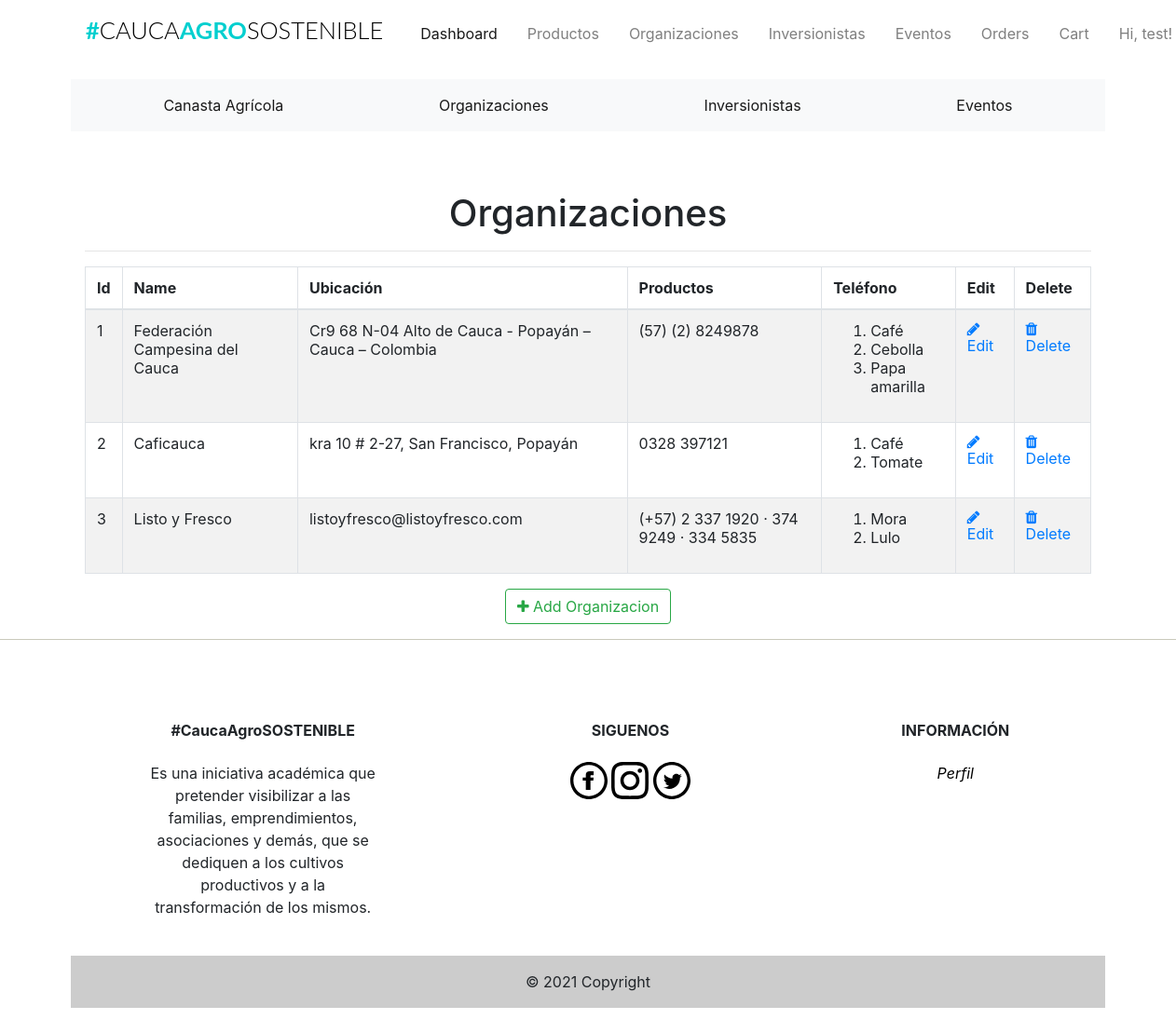
The page /admin/organizaciones (signed in) on the database its author committed.
### app/models.py (models this page shows, shortened)
class Users(UserMixin, db.Model):
    __tablename__ = "users"
    id = db.Column(db.Integer, primary_key=True)
    firstname = db.Column(db.String(24), index=True)
    lastname = db.Column(db.String(24), index=True)
    email = db.Column(db.String(50), index=True, unique=True)
    password_hash = db.Column(db.String)
    phonenumber = db.Column(db.String(18), index=True, unique=True)
    is_admin = db.Column(db.Boolean, default=False)
    order = db.relationship('Orders', backref='user')
    kart = db.relationship('Kart', uselist=False, backref='user')
    shipping_info = db.relationship('Shipping', backref='user', lazy='dynamic')

class Organizaciones(db.Model):
    __tablename__ = 'organizaciones'
    id = db.Column(db.Integer, primary_key=True)
    organizacion_name = db.Column(db.String(20), index=True)
    organizacion_image = db.Column(db.String(120))
    organizacion_location = db.Column(db.String(120))
    organizacion_phone = db.Column(db.String(15))
    product = db.relationship('Products', backref='organizacion')

class Products(db.Model):
    __tablename__ = 'products'
    id = db.Column(db.Integer, primary_key=True)
    product_name = db.Column(db.String(100), index=True)
    product_price = db.Column(db.Integer, index=True)
    product_image = db.Column(db.String(120))
    product_description = db.Column(db.String(200))
    product_stock = db.Column(db.Integer)
    promotion_value = db.Column(db.Integer, index=True)
    organizacion_id = db.Column(db.Integer, db.ForeignKey('organizaciones.id'))

### app/admin/routes.py (the view)
@admin.route('/organizaciones', methods=['GET', 'POST'])
@login_required
def list_organizaciones():
    check_admin()
    organizaciones = Organizaciones.query.all()
    return render_template('admin/organizaciones/organizaciones.html', title="Organizaciones", organizaciones=organizaciones)

### app/admin/routes.py (called while the page is built)
def check_admin():
    if not current_user.is_admin:
        abort(403)

### app/models.py (called while the page is built)
@login_manager.user_loader
def load_user(id):
    return Users.query.get(int(id))

### app/templates/admin/organizaciones/organizaciones.html (shortened to what this page needs)
{% extends "base.html" %}
{% block head %}
<head>
    <link href="//maxcdn.bootstrapcdn.com/font-awesome/4.1.0/css/font-awesome.min.css" rel="stylesheet">
</head>
{%endblock head%}
{% block body %}
<div class="container">
  <div class="outer">
    <div class="middle">
      <div class="inner">
        <br/>
        <br/>
        <h1 style="text-align:center;">Organizaciones</h1>
        {% if organizaciones %}
          <hr class="intro-divider">
            <table class="table table-striped table-bordered">
              <thead>
                <tr>
                  <th> Id </th>
                  <th> Name </th>
                  <th> Ubicaci&oacute;n </th>
                  <th> Productos</th>
                  <th> Tel&eacute;fono </th>
                  <th> Edit </th>
                  <th> Delete </th>
                </tr>
              </thead>
              <tbody>
              {% for organizacion in organizaciones %}
                <tr>
                  <td> {{ organizacion.id}} </td>
                  <td> {{ organizacion.organizacion_name }} </td>
                  <td> {{ organizacion.organizacion_location }} </td>
                  <td> {{ organizacion.organizacion_phone }} </td>
                    {% if organizacion.product == [] %}
                    <td>
                      0
                    </td>
                    {% else %}
                  <td>
                      <ol>
                        {% for name in organizacion.product %}
                          <li>
                            {{ name.product_name }}
                          </li>
                          {% endfor %}
                        </ol>
                  </td>
                  {% endif %}
                  <td>
                    <a href="{{ url_for('admin.edit_organizacion', id=organizacion.id) }}">
                      <i class="fa fa-pencil"></i> Edit
                    </a>
                  </td>
                  <td>
                    <a href="{{ url_for('admin.delete_organizacion', id=organizacion.id) }}">
                      <i class="fa fa-trash"></i> Delete
                    </a>
                  </td>
                </tr>
              {% endfor %}
              </tbody>
            </table>
          <div style="text-align: center">
        {% else %}
          <div style="text-align: center">
            <h3> No Organizacion have been added. </h3>
            <hr class="intro-divider">
        {% endif %}
          <a href="{{ url_for('admin.add_organizacion') }}" class="btn btn-outline-success">
            <i class="fa fa-plus"></i>
            Add Organizacion
          </a>
        </div>
      </div>
    </div>
  </div>
</div>
{% endblock %}

### app/templates/navbar.html (shortened to what this page needs)
{% block navbar %}
<div class="container mt-1 mb-3">
  <nav class="navbar navbar-expand-lg navbar-light">
    <h1 class="brand_name">
      <a class="navbar-brand" href="{{ url_for('home.homepage') }}">#<span>CAUCA</span>AGRO<span>SOSTENIBLE</span></a>
    </h1>
    <div class="collapse navbar-collapse" id="navbarNav">
      <ul class="navbar-nav ml-auto mr-auto mt-2 mt-lg-0">
        {% if current_user.is_authenticated %}
        {% if current_user.is_admin %}
        <li class="nav-item ml-3">
          <a class="nav-link active" href="{{ url_for('home.admin_dashboard') }}">Dashboard</a>
        </li>
        <li class="nav-item ml-3">
          <a class="nav-link" href="{{ url_for('admin.list_products') }}">Productos</a>
        </li>
        <li class="nav-item ml-3">
          <a class="nav-link" href="{{ url_for('admin.list_organizaciones') }}">Organizaciones</a>
        </li>
        <li class="nav-item ml-3">
          <a class="nav-link" href="{{ url_for('admin.list_inversionistas') }}">Inversionistas</a>
        </li>
        <li class="nav-item ml-3">
          <a class="nav-link" href="{{ url_for('admin.list_eventos') }}">Eventos</a>
        </li>
        <li class="nav-item ml-3">
          <a class="nav-link" href="{{ url_for('admin.list_orders') }}">Orders</a>
        </li>
        <li class="nav-item ml-3">
          <a class="nav-link" href="{{ url_for('users.cart') }}">Cart</a>
        </li>
        {% else %}
        <li class="nav-item ml-3">
          <a class="nav-link" href="{{ url_for('users.cart') }}">Cart<span class="badge badge-light">{{ count
              }}</span></a>
        </li>
        {% endif %}
        <li class="nav-item dropdown ml-3">
          <a class="nav-link dropdown-toggle" data-toggle="dropdown" href="#" role="button" aria-haspopup="true"
            aria-expanded="false">
            Hi, {{ current_user.firstname }}!
          </a>
        </li>
        {% endif %}
      </ul>
    </div>
  </nav>
</div>
{% endblock %}

### app/static/css/st.css (style rules this page uses)
.brand_name .navbar-brand { font-size:1.59rem; text-transform: uppercase; font-family: 'Lato', sans-serif; font-weight: 700; color: #333; }
.brand_name >.navbar-brand { color:#01CFCF; text-decoration: none; }
.brand_name >.navbar-brand span { color: #000; font-weight: 300; }
.navbar-nav { width: 100%; align-items: flex-start; }

### rows shown on the page
Users: firstname "test"
Organizaciones: id "1", organizacion_name "Federación Campesina del Cauca", organizacion_location "Cr9 68 N-04 Alto de Cauca - Popayán – Cauca – Colombia", organizacion_phone "(57) (2) 8249878"
Products: product_name "Café"
Products: product_name "Cebolla"
Products: product_name "Papa amarilla"
Organizaciones: id "2", organizacion_name "Caficauca", organizacion_location "kra 10 # 2-27, San Francisco, Popayán", organizacion_phone "0328 397121"
Products: product_name "Café"
Products: product_name "Tomate"
Organizaciones: id "3", organizacion_name "Listo y Fresco", organizacion_location "listoyfresco@listoyfresco.com", organizacion_phone "(+57) 2 337 1920 · 374 9249 · 334 5835"
Products: product_name "Mora"
Products: product_name "Lulo"
